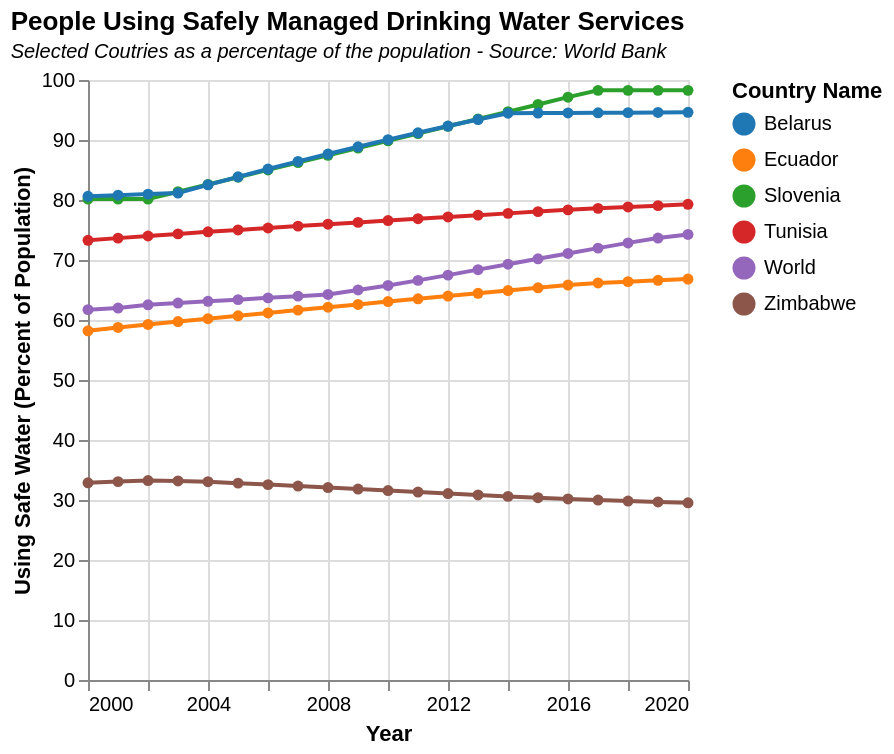

Describe this chart as a Vega-Lite specification.
### Vega-Lite specification from a JSON file in a GitHub repository (floating-point values rounded to 4 significant figures)
{"$schema": "https://vega.github.io/schema/vega-lite/v5.json", "width": 300, "height": 300, "title": {"text": "People Using Safely Managed Drinking Water Services", "subtitle": "Selected Coutries as a percentage of the population - Source: World Bank", "subtitleFontStyle": "italic", "subtitleFontSize": 10, "anchor": "start", "color": "black"}, "data": {"values": [{"Country Code": "TUN", "Country Name": "Tunisia", "Year": "2000", "Using Safe Water (Percent of Population)": 73.29}, {"Country Code": "TUN", "Country Name": "Tunisia", "Year": "2001", "Using Safe Water (Percent of Population)": 73.65}, {"Country Code": "TUN", "Country Name": "Tunisia", "Year": "2002", "Using Safe Water (Percent of Population)": 74.0}, {"Country Code": "TUN", "Country Name": "Tunisia", "Year": "2003", "Using Safe Water (Percent of Population)": 74.35}, {"Country Code": "TUN", "Country Name": "Tunisia", "Year": "2004", "Using Safe Water (Percent of Population)": 74.69}, {"Country Code": "TUN", "Country Name": "Tunisia", "Year": "2005", "Using Safe Water (Percent of Population)": 75.01}, {"Country Code": "TUN", "Country Name": "Tunisia", "Year": "2006", "Using Safe Water (Percent of Population)": 75.33}, {"Country Code": "TUN", "Country Name": "Tunisia", "Year": "2007", "Using Safe Water (Percent of Population)": 75.65}, {"Country Code": "TUN", "Country Name": "Tunisia", "Year": "2008", "Using Safe Water (Percent of Population)": 75.96}, {"Country Code": "TUN", "Country Name": "Tunisia", "Year": "2009", "Using Safe Water (Percent of Population)": 76.27}, {"Country Code": "TUN", "Country Name": "Tunisia", "Year": "2010", "Using Safe Water (Percent of Population)": 76.58}, {"Country Code": "TUN", "Country Name": "Tunisia", "Year": "2011", "Using Safe Water (Percent of Population)": 76.88}, {"Country Code": "TUN", "Country Name": "Tunisia", "Year": "2012", "Using Safe Water (Percent of Population)": 77.18}, {"Country Code": "TUN", "Country Name": "Tunisia", "Year": "2013", "Using Safe Water (Percent of Population)": 77.48}, {"Country Code": "TUN", "Country Name": "Tunisia", "Year": "2014", "Using Safe Water (Percent of Population)": 77.77}, {"Country Code": "TUN", "Country Name": "Tunisia", "Year": "2015", "Using Safe Water (Percent of Population)": 78.06}, {"Country Code": "TUN", "Country Name": "Tunisia", "Year": "2016", "Using Safe Water (Percent of Population)": 78.35}, {"Country Code": "TUN", "Country Name": "Tunisia", "Year": "2017", "Using Safe Water (Percent of Population)": 78.61}, {"Country Code": "TUN", "Country Name": "Tunisia", "Year": "2018", "Using Safe Water (Percent of Population)": 78.84}, {"Country Code": "TUN", "Country Name": "Tunisia", "Year": "2019", "Using Safe Water (Percent of Population)": 79.06}, {"Country Code": "TUN", "Country Name": "Tunisia", "Year": "2020", "Using Safe Water (Percent of Population)": 79.29}, {"Country Code": "SVN", "Country Name": "Slovenia", "Year": "2000", "Using Safe Water (Percent of Population)": 80.17}, {"Country Code": "SVN", "Country Name": "Slovenia", "Year": "2001", "Using Safe Water (Percent of Population)": 80.17}, {"Country Code": "SVN", "Country Name": "Slovenia", "Year": "2002", "Using Safe Water (Percent of Population)": 80.17}, {"Country Code": "SVN", "Country Name": "Slovenia", "Year": "2003", "Using Safe Water (Percent of Population)": 81.38}, {"Country Code": "SVN", "Country Name": "Slovenia", "Year": "2004", "Using Safe Water (Percent of Population)": 82.59}, {"Country Code": "SVN", "Country Name": "Slovenia", "Year": "2005", "Using Safe Water (Percent of Population)": 83.8}, {"Country Code": "SVN", "Country Name": "Slovenia", "Year": "2006", "Using Safe Water (Percent of Population)": 85.02}, {"Country Code": "SVN", "Country Name": "Slovenia", "Year": "2007", "Using Safe Water (Percent of Population)": 86.23}, {"Country Code": "SVN", "Country Name": "Slovenia", "Year": "2008", "Using Safe Water (Percent of Population)": 87.44}, {"Country Code": "SVN", "Country Name": "Slovenia", "Year": "2009", "Using Safe Water (Percent of Population)": 88.65}, {"Country Code": "SVN", "Country Name": "Slovenia", "Year": "2010", "Using Safe Water (Percent of Population)": 89.86}, {"Country Code": "SVN", "Country Name": "Slovenia", "Year": "2011", "Using Safe Water (Percent of Population)": 91.08}, {"Country Code": "SVN", "Country Name": "Slovenia", "Year": "2012", "Using Safe Water (Percent of Population)": 92.29}, {"Country Code": "SVN", "Country Name": "Slovenia", "Year": "2013", "Using Safe Water (Percent of Population)": 93.5}, {"Country Code": "SVN", "Country Name": "Slovenia", "Year": "2014", "Using Safe Water (Percent of Population)": 94.71}, {"Country Code": "SVN", "Country Name": "Slovenia", "Year": "2015", "Using Safe Water (Percent of Population)": 95.93}, {"Country Code": "SVN", "Country Name": "Slovenia", "Year": "2016", "Using Safe Water (Percent of Population)": 97.14}, {"Country Code": "SVN", "Country Name": "Slovenia", "Year": "2017", "Using Safe Water (Percent of Population)": 98.27}, {"Country Code": "SVN", "Country Name": "Slovenia", "Year": "2018", "Using Safe Water (Percent of Population)": 98.27}, {"Country Code": "SVN", "Country Name": "Slovenia", "Year": "2019", "Using Safe Water (Percent of Population)": 98.27}, {"Country Code": "SVN", "Country Name": "Slovenia", "Year": "2020", "Using Safe Water (Percent of Population)": 98.27}, {"Country Code": "BLR", "Country Name": "Belarus", "Year": "2000", "Using Safe Water (Percent of Population)": 80.61}, {"Country Code": "BLR", "Country Name": "Belarus", "Year": "2001", "Using Safe Water (Percent of Population)": 80.8}, {"Country Code": "BLR", "Country Name": "Belarus", "Year": "2002", "Using Safe Water (Percent of Population)": 80.98}, {"Country Code": "BLR", "Country Name": "Belarus", "Year": "2003", "Using Safe Water (Percent of Population)": 81.16}, {"Country Code": "BLR", "Country Name": "Belarus", "Year": "2004", "Using Safe Water (Percent of Population)": 82.53}, {"Country Code": "BLR", "Country Name": "Belarus", "Year": "2005", "Using Safe Water (Percent of Population)": 83.86}, {"Country Code": "BLR", "Country Name": "Belarus", "Year": "2006", "Using Safe Water (Percent of Population)": 85.16}, {"Country Code": "BLR", "Country Name": "Belarus", "Year": "2007", "Using Safe Water (Percent of Population)": 86.43}, {"Country Code": "BLR", "Country Name": "Belarus", "Year": "2008", "Using Safe Water (Percent of Population)": 87.66}, {"Country Code": "BLR", "Country Name": "Belarus", "Year": "2009", "Using Safe Water (Percent of Population)": 88.87}, {"Country Code": "BLR", "Country Name": "Belarus", "Year": "2010", "Using Safe Water (Percent of Population)": 90.05}, {"Country Code": "BLR", "Country Name": "Belarus", "Year": "2011", "Using Safe Water (Percent of Population)": 91.21}, {"Country Code": "BLR", "Country Name": "Belarus", "Year": "2012", "Using Safe Water (Percent of Population)": 92.33}, {"Country Code": "BLR", "Country Name": "Belarus", "Year": "2013", "Using Safe Water (Percent of Population)": 93.41}, {"Country Code": "BLR", "Country Name": "Belarus", "Year": "2014", "Using Safe Water (Percent of Population)": 94.46}, {"Country Code": "BLR", "Country Name": "Belarus", "Year": "2015", "Using Safe Water (Percent of Population)": 94.49}, {"Country Code": "BLR", "Country Name": "Belarus", "Year": "2016", "Using Safe Water (Percent of Population)": 94.51}, {"Country Code": "BLR", "Country Name": "Belarus", "Year": "2017", "Using Safe Water (Percent of Population)": 94.54}, {"Country Code": "BLR", "Country Name": "Belarus", "Year": "2018", "Using Safe Water (Percent of Population)": 94.56}, {"Country Code": "BLR", "Country Name": "Belarus", "Year": "2019", "Using Safe Water (Percent of Population)": 94.59}, {"Country Code": "BLR", "Country Name": "Belarus", "Year": "2020", "Using Safe Water (Percent of Population)": 94.61}, {"Country Code": "WLD", "Country Name": "World", "Year": "2000", "Using Safe Water (Percent of Population)": 61.73}, {"Country Code": "WLD", "Country Name": "World", "Year": "2001", "Using Safe Water (Percent of Population)": 61.99}, {"Country Code": "WLD", "Country Name": "World", "Year": "2002", "Using Safe Water (Percent of Population)": 62.54}, {"Country Code": "WLD", "Country Name": "World", "Year": "2003", "Using Safe Water (Percent of Population)": 62.83}, {"Country Code": "WLD", "Country Name": "World", "Year": "2004", "Using Safe Water (Percent of Population)": 63.12}, {"Country Code": "WLD", "Country Name": "World", "Year": "2005", "Using Safe Water (Percent of Population)": 63.4}, {"Country Code": "WLD", "Country Name": "World", "Year": "2006", "Using Safe Water (Percent of Population)": 63.69}, {"Country Code": "WLD", "Country Name": "World", "Year": "2007", "Using Safe Water (Percent of Population)": 63.98}, {"Country Code": "WLD", "Country Name": "World", "Year": "2008", "Using Safe Water (Percent of Population)": 64.26}, {"Country Code": "WLD", "Country Name": "World", "Year": "2009", "Using Safe Water (Percent of Population)": 65.01}, {"Country Code": "WLD", "Country Name": "World", "Year": "2010", "Using Safe Water (Percent of Population)": 65.76}, {"Country Code": "WLD", "Country Name": "World", "Year": "2011", "Using Safe Water (Percent of Population)": 66.6}, {"Country Code": "WLD", "Country Name": "World", "Year": "2012", "Using Safe Water (Percent of Population)": 67.48}, {"Country Code": "WLD", "Country Name": "World", "Year": "2013", "Using Safe Water (Percent of Population)": 68.39}, {"Country Code": "WLD", "Country Name": "World", "Year": "2014", "Using Safe Water (Percent of Population)": 69.3}, {"Country Code": "WLD", "Country Name": "World", "Year": "2015", "Using Safe Water (Percent of Population)": 70.2}, {"Country Code": "WLD", "Country Name": "World", "Year": "2016", "Using Safe Water (Percent of Population)": 71.09}, {"Country Code": "WLD", "Country Name": "World", "Year": "2017", "Using Safe Water (Percent of Population)": 71.98}, {"Country Code": "WLD", "Country Name": "World", "Year": "2018", "Using Safe Water (Percent of Population)": 72.85}, {"Country Code": "WLD", "Country Name": "World", "Year": "2019", "Using Safe Water (Percent of Population)": 73.66}, {"Country Code": "WLD", "Country Name": "World", "Year": "2020", "Using Safe Water (Percent of Population)": 74.27}, {"Country Code": "ZWE", "Country Name": "Zimbabwe", "Year": "2000", "Using Safe Water (Percent of Population)": 32.87}, {"Country Code": "ZWE", "Country Name": "Zimbabwe", "Year": "2001", "Using Safe Water (Percent of Population)": 33.06}, {"Country Code": "ZWE", "Country Name": "Zimbabwe", "Year": "2002", "Using Safe Water (Percent of Population)": 33.24}, {"Country Code": "ZWE", "Country Name": "Zimbabwe", "Year": "2003", "Using Safe Water (Percent of Population)": 33.17}, {"Country Code": "ZWE", "Country Name": "Zimbabwe", "Year": "2004", "Using Safe Water (Percent of Population)": 33.06}, {"Country Code": "ZWE", "Country Name": "Zimbabwe", "Year": "2005", "Using Safe Water (Percent of Population)": 32.81}, {"Country Code": "ZWE", "Country Name": "Zimbabwe", "Year": "2006", "Using Safe Water (Percent of Population)": 32.56}, {"Country Code": "ZWE", "Country Name": "Zimbabwe", "Year": "2007", "Using Safe Water (Percent of Population)": 32.32}, {"Country Code": "ZWE", "Country Name": "Zimbabwe", "Year": "2008", "Using Safe Water (Percent of Population)": 32.07}, {"Country Code": "ZWE", "Country Name": "Zimbabwe", "Year": "2009", "Using Safe Water (Percent of Population)": 31.82}, {"Country Code": "ZWE", "Country Name": "Zimbabwe", "Year": "2010", "Using Safe Water (Percent of Population)": 31.58}, {"Country Code": "ZWE", "Country Name": "Zimbabwe", "Year": "2011", "Using Safe Water (Percent of Population)": 31.33}, {"Country Code": "ZWE", "Country Name": "Zimbabwe", "Year": "2012", "Using Safe Water (Percent of Population)": 31.08}, {"Country Code": "ZWE", "Country Name": "Zimbabwe", "Year": "2013", "Using Safe Water (Percent of Population)": 30.83}, {"Country Code": "ZWE", "Country Name": "Zimbabwe", "Year": "2014", "Using Safe Water (Percent of Population)": 30.6}, {"Country Code": "ZWE", "Country Name": "Zimbabwe", "Year": "2015", "Using Safe Water (Percent of Population)": 30.39}, {"Country Code": "ZWE", "Country Name": "Zimbabwe", "Year": "2016", "Using Safe Water (Percent of Population)": 30.18}, {"Country Code": "ZWE", "Country Name": "Zimbabwe", "Year": "2017", "Using Safe Water (Percent of Population)": 30.0}, {"Country Code": "ZWE", "Country Name": "Zimbabwe", "Year": "2018", "Using Safe Water (Percent of Population)": 29.83}, {"Country Code": "ZWE", "Country Name": "Zimbabwe", "Year": "2019", "Using Safe Water (Percent of Population)": 29.67}, {"Country Code": "ZWE", "Country Name": "Zimbabwe", "Year": "2020", "Using Safe Water (Percent of Population)": 29.54}, {"Country Code": "ECU", "Country Name": "Ecuador", "Year": "2000", "Using Safe Water (Percent of Population)": 58.2}, {"Country Code": "ECU", "Country Name": "Ecuador", "Year": "2001", "Using Safe Water (Percent of Population)": 58.76}, {"Country Code": "ECU", "Country Name": "Ecuador", "Year": "2002", "Using Safe Water (Percent of Population)": 59.27}, {"Country Code": "ECU", "Country Name": "Ecuador", "Year": "2003", "Using Safe Water (Percent of Population)": 59.74}, {"Country Code": "ECU", "Country Name": "Ecuador", "Year": "2004", "Using Safe Water (Percent of Population)": 60.22}, {"Country Code": "ECU", "Country Name": "Ecuador", "Year": "2005", "Using Safe Water (Percent of Population)": 60.7}, {"Country Code": "ECU", "Country Name": "Ecuador", "Year": "2006", "Using Safe Water (Percent of Population)": 61.17}, {"Country Code": "ECU", "Country Name": "Ecuador", "Year": "2007", "Using Safe Water (Percent of Population)": 61.65}, {"Country Code": "ECU", "Country Name": "Ecuador", "Year": "2008", "Using Safe Water (Percent of Population)": 62.12}, {"Country Code": "ECU", "Country Name": "Ecuador", "Year": "2009", "Using Safe Water (Percent of Population)": 62.6}, {"Country Code": "ECU", "Country Name": "Ecuador", "Year": "2010", "Using Safe Water (Percent of Population)": 63.07}, {"Country Code": "ECU", "Country Name": "Ecuador", "Year": "2011", "Using Safe Water (Percent of Population)": 63.54}, {"Country Code": "ECU", "Country Name": "Ecuador", "Year": "2012", "Using Safe Water (Percent of Population)": 64.0}, {"Country Code": "ECU", "Country Name": "Ecuador", "Year": "2013", "Using Safe Water (Percent of Population)": 64.46}, {"Country Code": "ECU", "Country Name": "Ecuador", "Year": "2014", "Using Safe Water (Percent of Population)": 64.92}, {"Country Code": "ECU", "Country Name": "Ecuador", "Year": "2015", "Using Safe Water (Percent of Population)": 65.37}, {"Country Code": "ECU", "Country Name": "Ecuador", "Year": "2016", "Using Safe Water (Percent of Population)": 65.83}, {"Country Code": "ECU", "Country Name": "Ecuador", "Year": "2017", "Using Safe Water (Percent of Population)": 66.18}, {"Country Code": "ECU", "Country Name": "Ecuador", "Year": "2018", "Using Safe Water (Percent of Population)": 66.39}, {"Country Code": "ECU", "Country Name": "Ecuador", "Year": "2019", "Using Safe Water (Percent of Population)": 66.61}, {"Country Code": "ECU", "Country Name": "Ecuador", "Year": "2020", "Using Safe Water (Percent of Population)": 66.83}]}, "mark": {"type": "line", "point": true}, "encoding": {"x": {"field": "Year", "type": "temporal"}, "y": {"field": "Using Safe Water (Percent of Population)", "type": "quantitative"}, "color": {"field": "Country Name", "type": "ordinal", "scale": {"scheme": "category10"}}, "tooltip": [{"field": "Country Name", "title": "Country"}, {"field": "Using Safe Water (Percent of Population)", "title": "Using Safe Water (%)"}]}}
